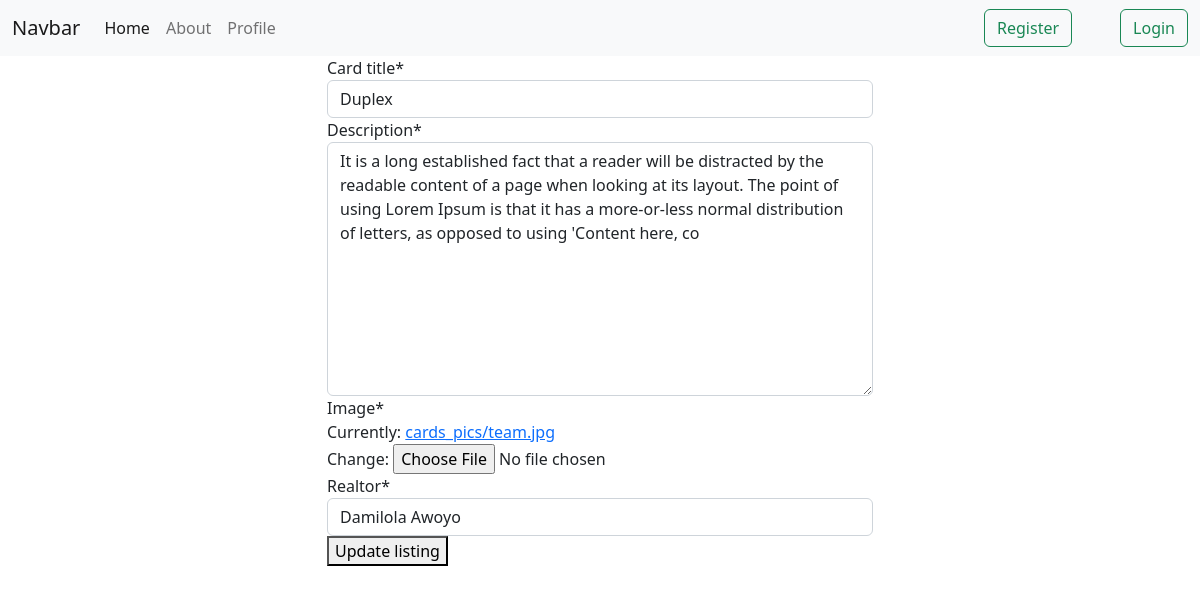
Screenshot of /update_card/2/ with the database file from the repository.
### realestate/models.py (models this page shows, shortened)
class Cards(models.Model):
    card_title = models.CharField(max_length=20, blank=False)
    description = models.TextField(max_length=255, null=False)
    created = models.DateTimeField(auto_now_add=True)
    updated = models.DateTimeField(auto_now=True)
    realtor = models.ForeignKey(Agent, on_delete=models.CASCADE, null=True)
    image = models.ImageField(default='default.png', upload_to='cards_pics')

### realestate/views.py (the view)
# urls.py: path('update_card/<pk>/', views.update_form, name="update_card"),
def update_form(request, pk):
    list_id = Cards.objects.get(id=pk)
    form = Create_Card_Form(instance=list_id)
    if request.method == 'POST':
        form = Create_Card_Form(request.POST, instance=list_id)
        if form.is_valid():
            form.save()
            return redirect('/')
    context={'cardform': form}
    return render(request, 'realestate/updateform.html', context)

### realestate/form.py
class Create_Card_Form(ModelForm):
    class Meta:
        model = Cards
        fields = ['card_title', 'description', 'image','realtor' ]

### realestate/models.py (called while the page is built)
    def __str__(self):
        return (f'{self.agent_first_name} {self.agent_last_name}')

### realestate/templates/realestate/updateform.html (shortened to what this page needs)
{% extends 'main.html' %}
{% load crispy_forms_tags %}
{% block content %}
<div class="container">
    <div class="row">
        <div class="col-md-6 mx-auto">
            <form method="post" enctype="multipart/form-data">
                {{cardform | crispy }}
                <button type="submit">Update listing</button>
            </form>
        </div>
    </div>
</div>
{% endblock content %}

### rows the page displays
Cards: card_title "Duplex", description "It is a long established fact that a reader will be distracted by the readable content of a page when looking at its layout. The point of using Lorem Ipsum is that it has a more-or-less normal distribution of letters, as opposed to using 'Content here, co", realtor "Damilola Awoyo"
